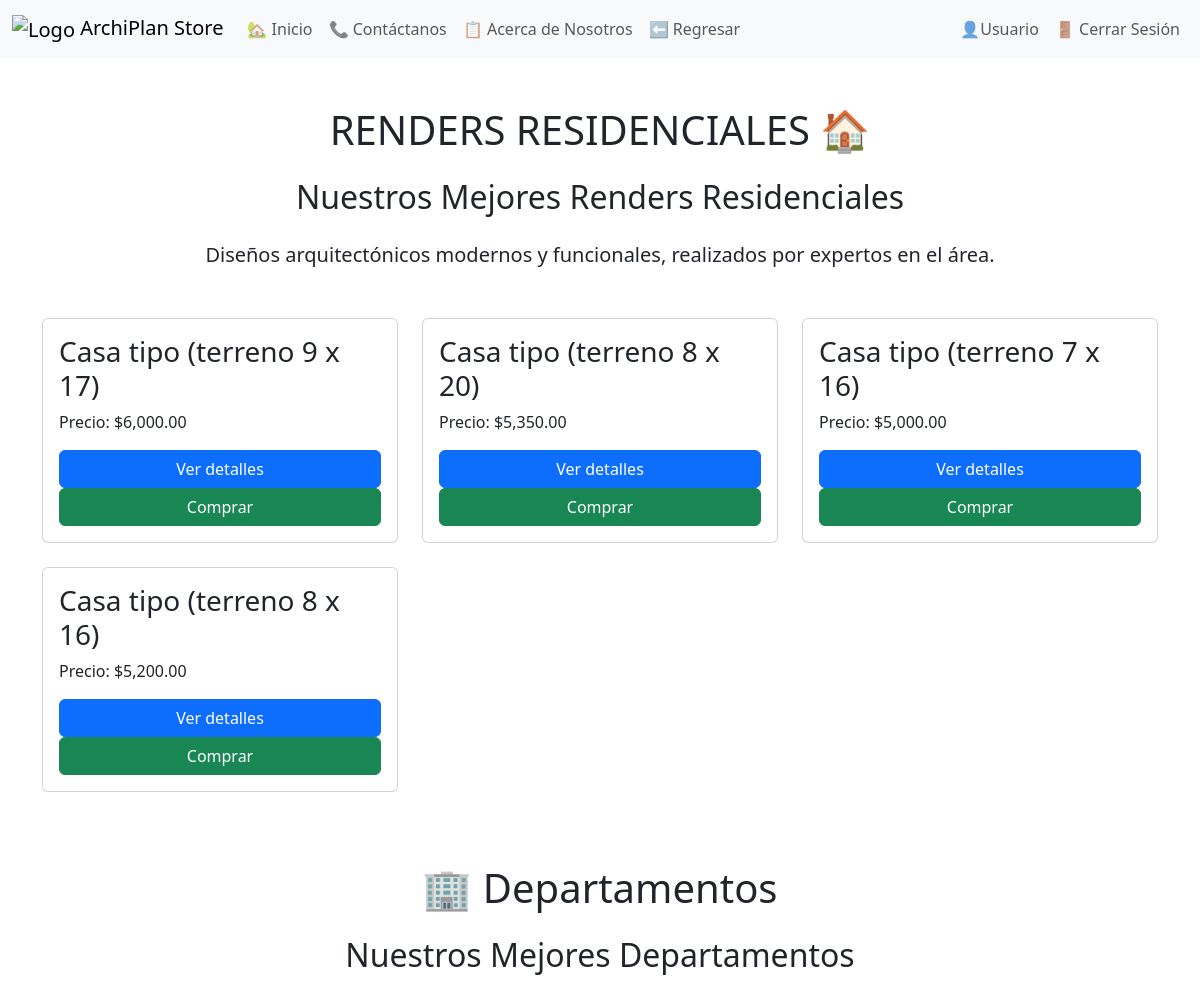
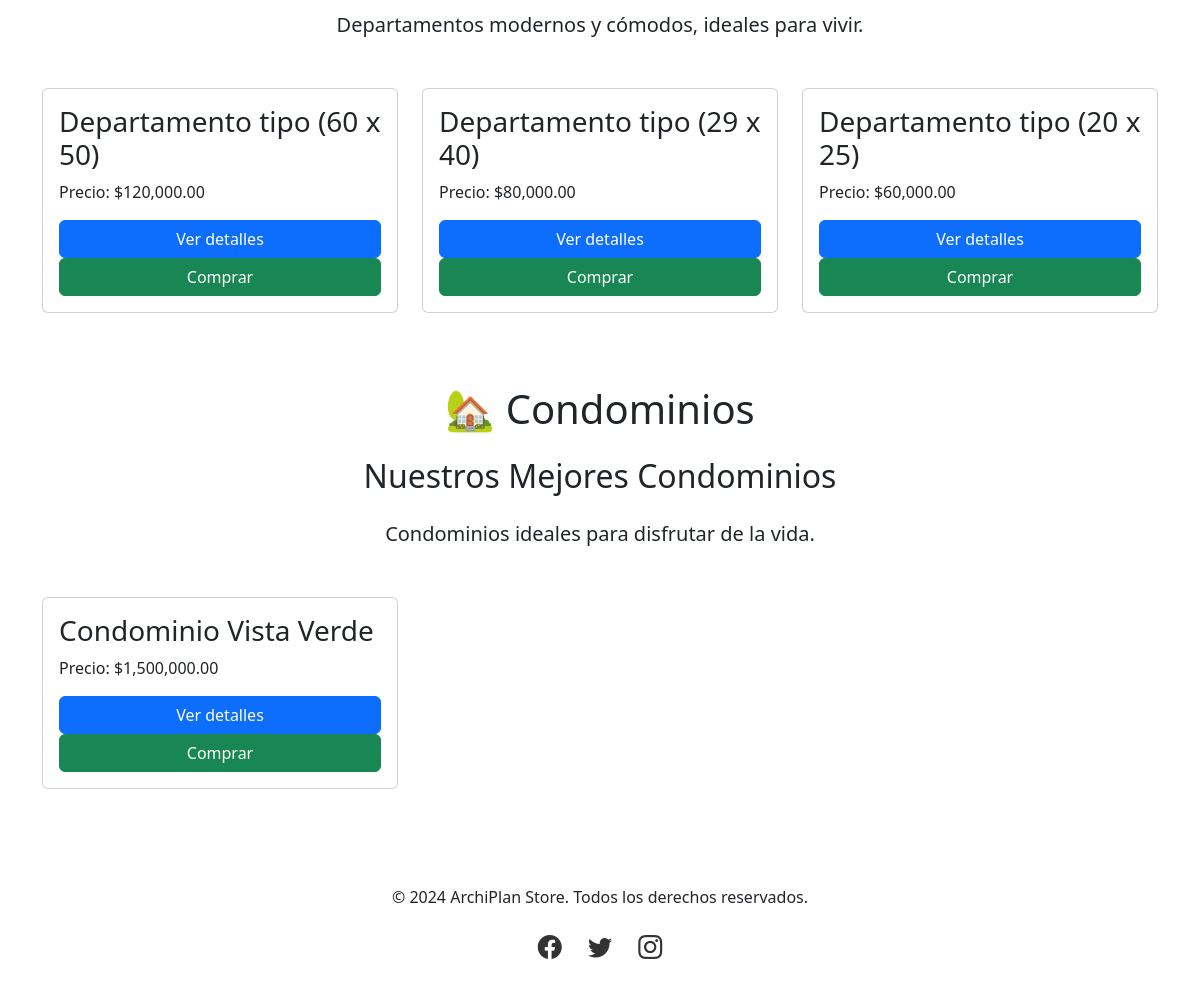
/planos.php, run on the app's committed database (2 pictures, top to bottom).
### tables this page shows
CREATE TABLE `planos_residenciales` (
  `id_planos` int(11) NOT NULL,
  `nombre` varchar(100) NOT NULL,
  `habitaciones` int(11) NOT NULL,
  `niveles` int(11) NOT NULL,
  `descripcion` varchar(255) NOT NULL,
  `tamano` varchar(50) NOT NULL,
  `precio` decimal(10,2) NOT NULL,
  `vehiculos` int(11) NOT NULL,
  `detalles` text DEFAULT NULL
);

CREATE TABLE `departamentos` (
  `id_departamento` int(11) NOT NULL,
  `tipo_departamento` varchar(50) NOT NULL,
  `torres` varchar(50) NOT NULL,
  `niveles` varchar(20) NOT NULL,
  `habitaciones` varchar(20) NOT NULL,
  `precio` decimal(10,2) NOT NULL
);

CREATE TABLE `condominios_horizontales` (
  `id_condominio` int(11) NOT NULL,
  `nombre_condominio` varchar(100) NOT NULL,
  `total_unidades` int(11) NOT NULL,
  `estilo_viviendas` varchar(100) DEFAULT NULL,
  `superficie_promedio` decimal(10,2) DEFAULT NULL,
  `tamano_terreno` decimal(10,2) DEFAULT NULL,
  `zonas_comunes` varchar(255) DEFAULT NULL,
  `servicios` varchar(255) DEFAULT NULL,
  `precio` decimal(10,2) NOT NULL
);

### planos.php (the view, shortened to what this page needs)
<?php
$usuario = isset($_SESSION['usuario']) ? $_SESSION['usuario'] : 'Usuario';
$conn = new mysqli("localhost", "root", "", "planos");
$sql_planos = "SELECT * FROM Planos_Residenciales";
$result_planos = $conn->query($sql_planos);
$sql_departamentos = "SELECT * FROM Departamentos";
$result_departamentos = $conn->query($sql_departamentos);
$sql_condominios = "SELECT * FROM condominios_horizontales";
$result_condominios = $conn->query($sql_condominios);
?>
<!DOCTYPE html>
<html lang="es">
<head>
    <link href="https://cdn.jsdelivr.net/npm/bootstrap@5.3.0-alpha3/dist/css/bootstrap.min.css" rel="stylesheet">
    <link href="https://cdnjs.cloudflare.com/ajax/libs/bootstrap-icons/1.10.5/font/bootstrap-icons.min.css" rel="stylesheet">
</head>
<body>
    <nav class="navbar navbar-expand-lg navbar-light bg-light">
        <div class="container-fluid">
            <a class="navbar-brand" href="about.php">
                <img src="https://u-static.fotor.com/images/text-to-image/result/PRO-886967f1cd4f48f79be8d0b4a41e867e.jpg" alt="Logo" style="width: 30px; height: 30px;">
                ArchiPlan Store
            </a>
            <div class="collapse navbar-collapse" id="navbarNav">
                <ul class="navbar-nav me-auto">
                    <li class="nav-item"><a class="nav-link" href="index.php">🏡 Inicio</a></li>
                    <li class="nav-item"><a class="nav-link" href="contact.php">📞 Contáctanos</a></li>
                    <li class="nav-item"><a class="nav-link" href="about.php">📋 Acerca de Nosotros</a></li>
                    <li class="nav-item"><a class="nav-link" href="renders.php">⬅️ Regresar</a></li>
                </ul>
                <ul class="navbar-nav">
                    <li class="nav-item profile-link">
                        <a class="nav-link" href="profile.php">👤<?php echo htmlspecialchars($usuario); ?></a>
                    </li>
                    <li class="nav-item"><a class="nav-link" href="logout.php">🚪 Cerrar Sesión</a></li>
                </ul>
            </div>
        </div>
    </nav>
    <header class="text-center my-5">
        <h1 class="mb-4">RENDERS RESIDENCIALES 🏠</h1>
        <h2 class="mb-4">Nuestros Mejores Renders Residenciales</h2>
        <p class="lead">Diseños arquitectónicos modernos y funcionales, realizados por expertos en el área.</p>
    </header>
    <div class="container my-5">
        <div class="row">
            <?php if ($result_planos->num_rows > 0): ?>
                <?php while ($row = $result_planos->fetch_assoc()): ?>
                    <div class="col-md-4 mb-4">
                        <div class="card plano p-3">
                            <h3 class="card-title"><?php echo htmlspecialchars($row['nombre']); ?></h3>
                            <p class="price">Precio: $<?php echo number_format($row['precio'], 2); ?></p>
                            <button class="btn btn-primary" onclick="toggleDetails('details-plan-<?php echo $row['id_planos']; ?>')">Ver detalles</button>
                            <a href="#" class="cta-button btn btn-success" onclick="comprar('<?php echo $usuario; ?>', <?php echo $row['id_planos']; ?>, 'plano')">Comprar</a>
                        </div>
                    </div>
                <?php endwhile; ?>
            <?php else: ?>
                <p class="text-center">No hay planos disponibles en este momento.</p>
            <?php endif; ?>
        </div>
        <header class="text-center my-5">
            <h1 class="mb-4">🏢 Departamentos</h1>
            <h2 class="mb-4">Nuestros Mejores Departamentos</h2>
            <p class="lead">Departamentos modernos y cómodos, ideales para vivir.</p>
        </header>
        <div class="row">
            <?php if ($result_departamentos->num_rows > 0): ?>
                <?php while ($row = $result_departamentos->fetch_assoc()): ?>
                    <div class="col-md-4 mb-4">
                        <div class="card departamento p-3">
                            <h3 class="card-title"><?php echo htmlspecialchars($row['tipo_departamento']); ?></h3>
                            <p class="price">Precio: $<?php echo number_format($row['precio'], 2); ?></p>
                            <button class="btn btn-primary" onclick="toggleDetails('details-dep-<?php echo $row['id_departamento']; ?>')">Ver detalles</button>
                            <a href="#" class="cta-button btn btn-success" onclick="comprar('<?php echo $usuario; ?>', <?php echo $row['id_departamento']; ?>, 'departamento')">Comprar</a>
                        </div>
                    </div>
                <?php endwhile; ?>
            <?php else: ?>
                <p class="text-center">No hay departamentos disponibles en este momento.</p>
            <?php endif; ?>
        </div>
        <header class="text-center my-5">
            <h1 class="mb-4">🏡 Condominios</h1>
            <h2 class="mb-4">Nuestros Mejores Condominios</h2>
            <p class="lead">Condominios ideales para disfrutar de la vida.</p>
        </header>
        <div class="row">
            <?php if ($result_condominios->num_rows > 0): ?>
                <?php while ($row = $result_condominios->fetch_assoc()): ?>
                    <div class="col-md-4 mb-4">
                        <div class="card condominio p-3">
                            <h3 class="card-title"><?php echo htmlspecialchars($row['nombre_condominio']); ?></h3>
                            <p class="price">Precio: $<?php echo number_format($row['precio'], 2); ?></p>
                            <button class="btn btn-primary" onclick="toggleDetails('details-cond-<?php echo $row['id_condominio']; ?>')">Ver detalles</button>
                            <a href="#" class="cta-button btn btn-success" onclick="comprar('<?php echo $usuario; ?>', <?php echo $row['id_condominio']; ?>, 'condominio')">Comprar</a>
                        </div>
                    </div>
                <?php endwhile; ?>
            <?php else: ?>
                <p class="text-center">No hay condominios disponibles en este momento.</p>
            <?php endif; ?>
        </div>
    </div>
    <footer class="text-center py-4">
        <p>© 2024 ArchiPlan Store. Todos los derechos reservados.</p>
        <div class="social-icons">
            <a href="#"><i class="bi bi-facebook"></i></a>
            <a href="#"><i class="bi bi-twitter"></i></a>
            <a href="#"><i class="bi bi-instagram"></i></a>
        </div>
    </footer>
</body>
</html>

### planos.php (style rules this page uses)
.card { transition: transform 0.3s, box-shadow 0.3s; }
.social-icons { margin-top: 20px; font-size: 1.5rem; }
.social-icons a { color: #333; margin: 0 10px; transition: color 0.3s; }

### data on the page
planos_residenciales: nombre "Casa tipo (terreno 9 x 17)", precio "6,000.00"
planos_residenciales: nombre "Casa tipo (terreno 8 x 20)", precio "5,350.00"
planos_residenciales: nombre "Casa tipo (terreno 7 x 16)", precio "5,000.00"
planos_residenciales: nombre "Casa tipo (terreno 8 x 16)", precio "5,200.00"
departamentos: tipo_departamento "Departamento tipo (60 x 50)", precio "120,000.00"
departamentos: tipo_departamento "Departamento tipo (29 x 40)", precio "80,000.00"
departamentos: tipo_departamento "Departamento tipo (20 x 25)", precio "60,000.00"
condominios_horizontales: nombre_condominio "Condominio Vista Verde", precio "1,500,000.00"

### other printed values
$usuario "Usuario"
